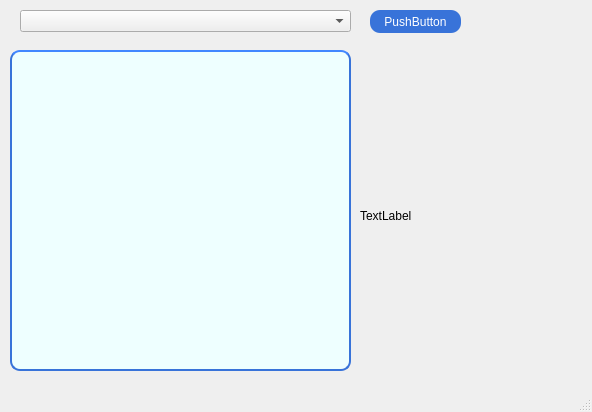
<?xml version="1.0" encoding="UTF-8"?>
<ui version="4.0">
 <class>MainWindow</class>
 <widget class="QMainWindow" name="MainWindow">
  <property name="geometry">
   <rect>
    <x>0</x>
    <y>0</y>
    <width>592</width>
    <height>412</height>
   </rect>
  </property>
  <property name="windowTitle">
   <string>MainWindow</string>
  </property>
  <widget class="QWidget" name="centralwidget">
   <widget class="QPushButton" name="pushButton">
    <property name="geometry">
     <rect>
      <x>370</x>
      <y>10</y>
      <width>91</width>
      <height>23</height>
     </rect>
    </property>
    <property name="styleSheet">
     <string notr="true">#pushButton {
color: #fff;
background: #3873d9;
border-radius: 10px;
}

#pushButton:hover {
background: #fff;
color: #3873d9;
border-radius: 10px;
}
</string>
    </property>
    <property name="text">
     <string>PushButton</string>
    </property>
   </widget>
   <widget class="QComboBox" name="comboBox">
    <property name="geometry">
     <rect>
      <x>20</x>
      <y>10</y>
      <width>331</width>
      <height>22</height>
     </rect>
    </property>
   </widget>
   <widget class="QLabel" name="label">
    <property name="geometry">
     <rect>
      <x>360</x>
      <y>60</y>
      <width>231</width>
      <height>311</height>
     </rect>
    </property>
    <property name="text">
     <string>TextLabel</string>
    </property>
   </widget>
   <widget class="QTableWidget" name="tableWidget">
    <property name="geometry">
     <rect>
      <x>10</x>
      <y>50</y>
      <width>341</width>
      <height>321</height>
     </rect>
    </property>
    <property name="styleSheet">
     <string notr="true">QHeaderView {
background-color: #EEFFFF;
font-size:13px;
}
QHeaderView::section:horizontal {
color: #fff;
border-style: solid;
border-radius: 4px;
background-color: qlineargradient( x1: 0, y1: 0, x2: 0, y2: 1,
stop: 0 #4287ff, stop: 1 #356ccc);
}
QTableView {
border: 2px solid #3873d9;
border-top-color: #4287ff;
border-radius: 10px;
background-color: #EEFFFF;
gridline-color: #777;
selection-background-color: #ccdfff;
color:#333;
font-size:14px;
font-weight: bold;
}
 
</string>
    </property>
   </widget>
  </widget>
  <widget class="QMenuBar" name="menubar">
   <property name="geometry">
    <rect>
     <x>0</x>
     <y>0</y>
     <width>592</width>
     <height>21</height>
    </rect>
   </property>
  </widget>
  <widget class="QStatusBar" name="statusbar"/>
 </widget>
 <resources/>
 <connections/>
</ui>
